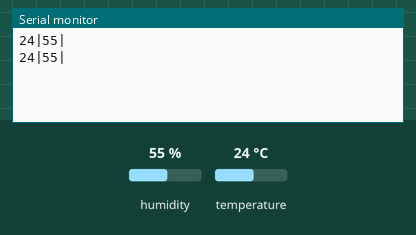
The sketch below on a simulated Arduino Uno, built with avr-gcc and run on an emulated ATmega328P. Parts: the last lines printed to the serial monitor. Inputs (shaded band) come from the test bench; at power-on: humidity 55 %, temperature 24 °C.

Above: at 5.8 s.
5.9 s: humidity set to 22 %
At 11.0 s:
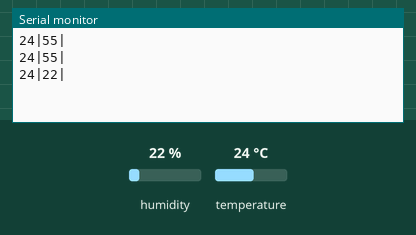
11.9 s: temperature set to 12 °C
At 15.7 s:
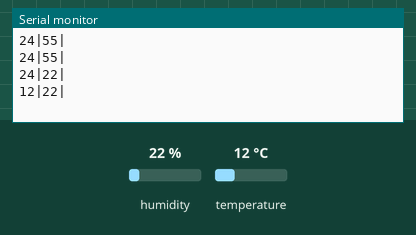
17.9 s: humidity set to 40 %
At 21.5 s:
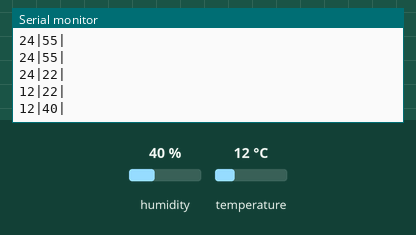
Timing chart, 0 to 23.0 s (numbered marks = the images above; inputs shaded):
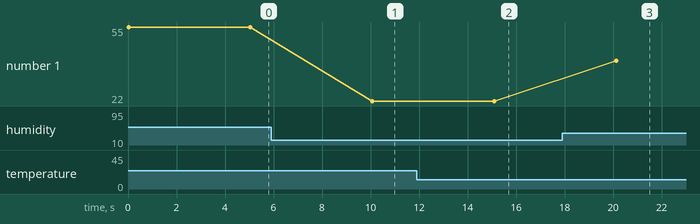

Measured:
- after the input at 5.9 s, the serial monitor: prints a new line after 4.2 s (image 1)
- after the input at 11.9 s, the serial monitor: prints a new line after 3.2 s (image 2)
- after the input at 17.9 s, the serial monitor: prints a new line after 2.2 s (image 3)
- plotted number 1: 55 → 22 after the input at 5.9 s, 22 → 40 after the input at 17.9 s

The sketch:

mk1.ino
```cpp
#include <Adafruit_NeoPixel.h>
#include <SimpleDHT.h>

int pinDHT11 = 5;
SimpleDHT11 dht11;

//DATA
byte temperature = 0;
byte humidity = 0;

void updateDHT11(){
	byte data[40] = {0};
	if (dht11.read(pinDHT11, &temperature, &humidity, data)) {
		//Serial.print("Read DHT11 failed");
		return;
	}
}

void outputSerial(){
	Serial.print((int)temperature);//2 byte
	Serial.print((char)'|');//2 byte
	Serial.print((int)humidity);//2 byte
	Serial.print((char)'|');//2 byte
	Serial.println();
}


void setup() {
  Serial.begin(9600);
}

void loop() {
	updateDHT11();
	outputSerial();


	delay(5000);
}
```
